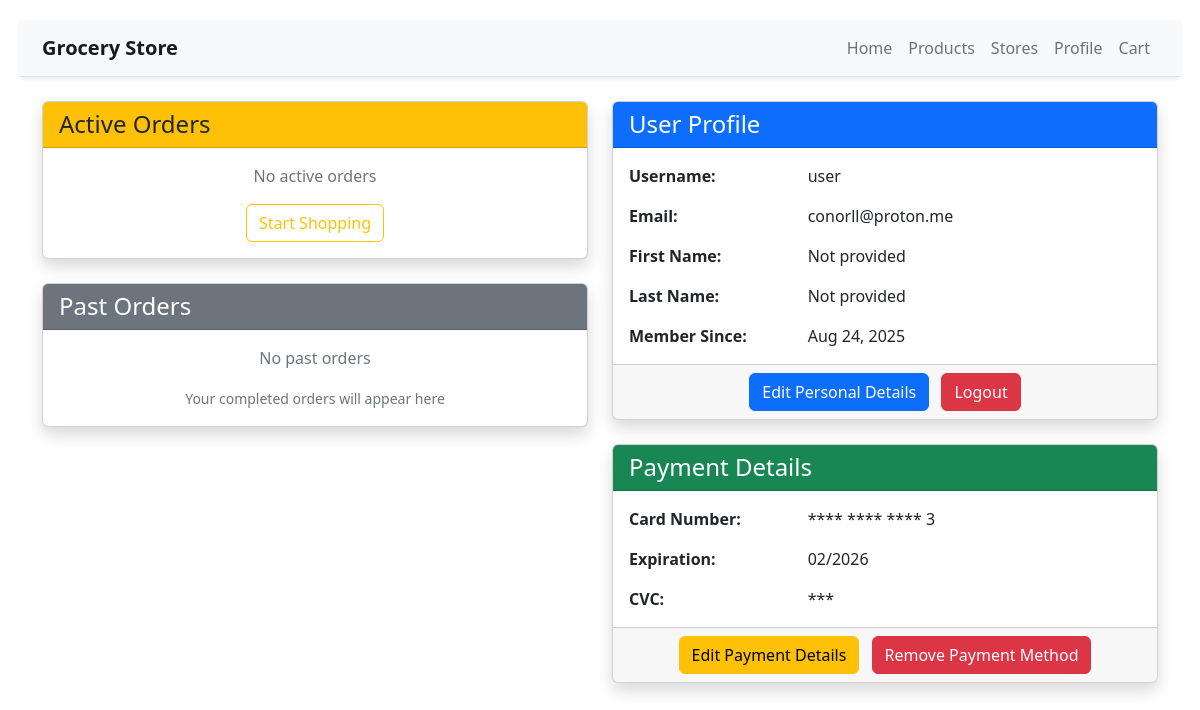
/profile/ (signed in), run on the app's committed database.
### grocery_store_app/models/payment.py (models this page shows, shortened)
class Payment(models.Model):
  user = models.ForeignKey(User, on_delete=models.CASCADE)
  card_number = models.PositiveIntegerField()
  expiration_month = models.PositiveIntegerField()
  expiration_year = models.PositiveIntegerField()
  cvc = models.PositiveIntegerField()

### grocery_store_app/views.py (the view)
# urls.py: path("profile/", views.profile, name="profile"),
@login_required
def profile(request):
    return render(request, "grocery_store_app/profile.html", {"user": request.user})

### grocery_store_app/templates/grocery_store_app/profile.html (shortened to what this page needs)
{% extends "grocery_store_app/layout.html" %}
{% block body %}
<div class="container mt-4">
  <div class="row">
    <div class="col-md-6">
      <div class="card shadow mb-4">
        <div class="card-header bg-warning text-dark">
          <h4 class="mb-0">Active Orders</h4>
        </div>
        <div class="card-body">
            <div class="text-center text-muted">
              <p>No active orders</p>
              <a href="{% url 'products' %}" class="btn btn-outline-warning">Start Shopping</a>
            </div>
        </div>
      </div>
      <div class="card shadow">
        <div class="card-header bg-secondary text-white">
          <h4 class="mb-0">Past Orders</h4>
        </div>
        <div class="card-body">
            <div class="text-center text-muted">
              <p>No past orders</p>
              <small>Your completed orders will appear here</small>
            </div>
        </div>
      </div>
    </div>
    <div class="col-md-6">
      <div class="card shadow mb-4">
        <div class="card-header bg-primary text-white">
          <h4 class="mb-0">User Profile</h4>
        </div>
        <div class="card-body">
          <div class="row mb-3">
            <div class="col-4"><strong>Username:</strong></div>
            <div class="col-8">{{ user.username }}</div>
          </div>
          <div class="row mb-3">
            <div class="col-4"><strong>Email:</strong></div>
            <div class="col-8">{{ user.email }}</div>
          </div>
          <div class="row mb-3">
            <div class="col-4"><strong>First Name:</strong></div>
            <div class="col-8">{{ user.first_name|default:"Not provided" }}</div>
          </div>
          <div class="row mb-3">
            <div class="col-4"><strong>Last Name:</strong></div>
            <div class="col-8">{{ user.last_name|default:"Not provided" }}</div>
          </div>
          <div class="row">
            <div class="col-4"><strong>Member Since:</strong></div>
            <div class="col-8">{{ user.date_joined|date:"M d, Y" }}</div>
          </div>
        </div>
        <div class="card-footer text-center">
          <a href="{% url 'edit_profile' %}" class="btn btn-primary me-2">
            Edit Personal Details
          </a>
          <a href="{% url 'logout' %}" class="btn btn-danger"
             onclick="return confirm('Are you sure you want to log out?')">
            Logout
          </a>
        </div>
      </div>
      <div class="card shadow">
        <div class="card-header bg-success text-white">
          <h4 class="mb-0">Payment Details</h4>
        </div>
        <div class="card-body">
          {% if user.payment_set.first %}
            {% with payment=user.payment_set.first %}
              <div class="row mb-3">
                <div class="col-4"><strong>Card Number:</strong></div>
                <div class="col-8">**** **** **** {{ payment.card_number|stringformat:"s"|slice:"-4:" }}</div>
              </div>
              <div class="row mb-3">
                <div class="col-4"><strong>Expiration:</strong></div>
                <div class="col-8">{{ payment.expiration_month|stringformat:"02d" }}/{{ payment.expiration_year }}</div>
              </div>
              <div class="row">
                <div class="col-4"><strong>CVC:</strong></div>
                <div class="col-8">***</div>
              </div>
            {% endwith %}
          {% else %}
            <div class="text-center text-muted">
              <p>No payment method on file</p>
              <a href="#" class="btn btn-outline-success">Add Payment Method</a>
            </div>
          {% endif %}
        </div>
        {% if user.payment_set.first %}
        <div class="card-footer text-center">
          <a href="#" class="btn btn-warning me-2">
            Edit Payment Details
          </a>
          <a href="#" class="btn btn-danger"
             onclick="return confirm('Are you sure you want to remove this payment method?')">
            Remove Payment Method
          </a>
        </div>
        {% endif %}
      </div>
    </div>
  </div>
</div>
{% endblock %}

### grocery_store_app/static/grocery_store_app/style.css (style rules this page uses)
body { padding: 20px; }

### data on the page
Payment: card_number "3", expiration_month "02", expiration_year "2026"

### other printed values
{{ user.username }} "user"
{{ user.email }} "conorll@proton.me"
{{ user.first_name|default:"Not provided" }} "Not provided"
{{ user.last_name|default:"Not provided" }} "Not provided"
{{ user.date_joined|date:"M d, Y" }} "Aug 24, 2025"
